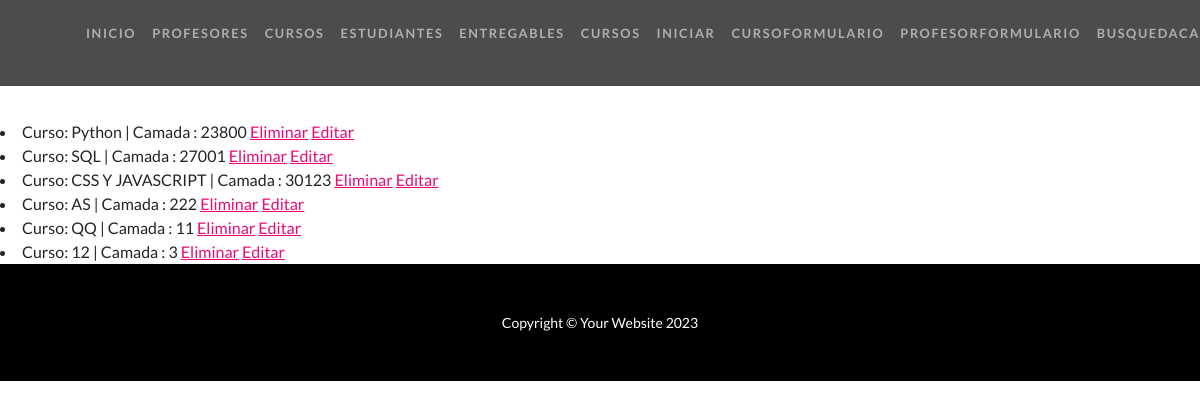
Before: /clases/lista/ with the older database file.
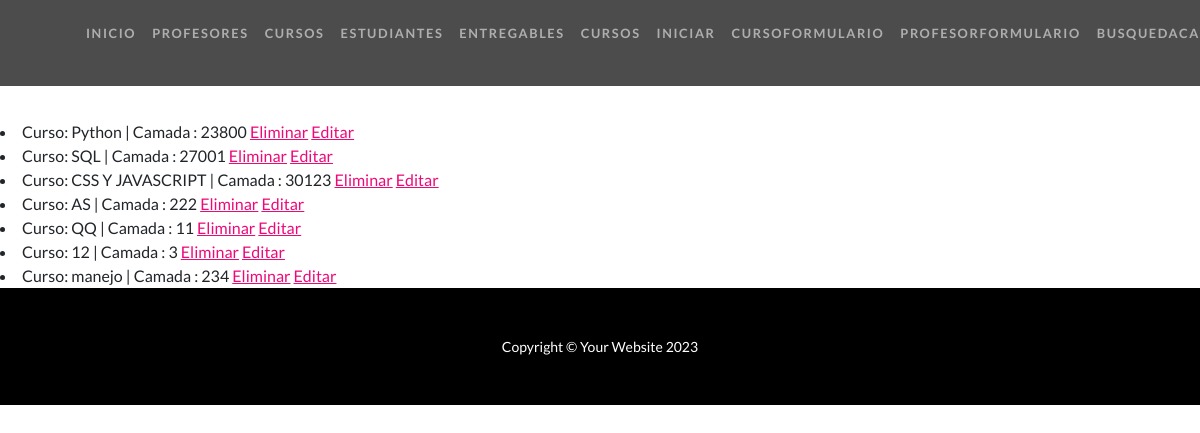
After: the same page with the newer database file.
### AppCoder/models.py (models this page shows, shortened)
class Curso(models.Model):
    nombre = models.CharField(max_length=20)
    camada = models.IntegerField()

### AppCoder/views.py (the view)
# urls.py: path('clases/lista/', views.CursoListView.as_view(),name='List'),
class CursoListView(ListView):
    model = Curso
    template_name = "AppCoder/lista.html"

### AppCoder/templates/AppCoder/lista.html (shortened to what this page needs)
{% extends "AppCoder/padre.html"%}
{% load static %}
{% block section1%}
    <br>
    <br>
    <br>
    <br>
    <br>
    {% for curso in object_list %}
        <li>Curso: {{curso.nombre}} | Camada : {{curso.camada}}
            <a href="{% url 'Delete' curso.id %}">Eliminar</a>
            <a href="{% url 'Edit' curso.id %}">Editar</a>
        </li>
    {% endfor %}
{% endblock %}

Changed rows visible on the page:
added Curso: nombre "manejo", camada "234"
